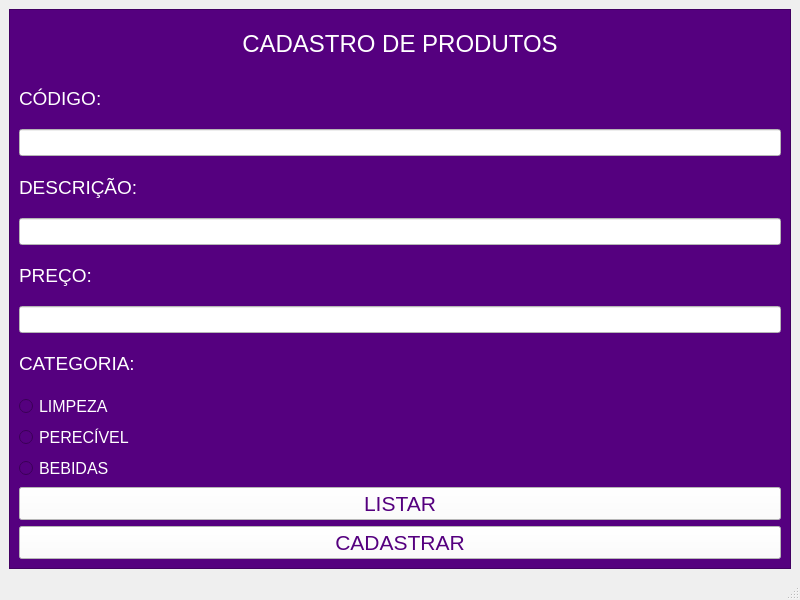
<?xml version="1.0" encoding="UTF-8"?>
<ui version="4.0">
 <class>MainWindow</class>
 <widget class="QMainWindow" name="MainWindow">
  <property name="geometry">
   <rect>
    <x>0</x>
    <y>0</y>
    <width>800</width>
    <height>600</height>
   </rect>
  </property>
  <property name="windowTitle">
   <string>MainWindow</string>
  </property>
  <widget class="QWidget" name="centralwidget">
   <layout class="QVBoxLayout" name="verticalLayout">
    <item>
     <widget class="QFrame" name="frame">
      <property name="styleSheet">
       <string notr="true">color: rgb(255, 255, 255);
background-color: rgb(85, 0, 127);</string>
      </property>
      <property name="frameShape">
       <enum>QFrame::StyledPanel</enum>
      </property>
      <property name="frameShadow">
       <enum>QFrame::Raised</enum>
      </property>
      <layout class="QVBoxLayout" name="verticalLayout_2">
       <item>
        <widget class="QLabel" name="label">
         <property name="sizePolicy">
          <sizepolicy hsizetype="Minimum" vsizetype="Preferred">
           <horstretch>0</horstretch>
           <verstretch>0</verstretch>
          </sizepolicy>
         </property>
         <property name="font">
          <font>
           <pointsize>18</pointsize>
          </font>
         </property>
         <property name="text">
          <string>CADASTRO DE PRODUTOS</string>
         </property>
         <property name="alignment">
          <set>Qt::AlignCenter</set>
         </property>
        </widget>
       </item>
       <item>
        <widget class="QLabel" name="label_2">
         <property name="font">
          <font>
           <pointsize>14</pointsize>
          </font>
         </property>
         <property name="text">
          <string>CÓDIGO:</string>
         </property>
         <property name="alignment">
          <set>Qt::AlignLeading|Qt::AlignLeft|Qt::AlignVCenter</set>
         </property>
        </widget>
       </item>
       <item>
        <widget class="QLineEdit" name="codigo">
         <property name="font">
          <font>
           <pointsize>12</pointsize>
          </font>
         </property>
         <property name="styleSheet">
          <string notr="true">color: rgb(85, 0, 127);
background-color: rgb(255, 255, 255);</string>
         </property>
        </widget>
       </item>
       <item>
        <widget class="QLabel" name="label_3">
         <property name="font">
          <font>
           <pointsize>14</pointsize>
          </font>
         </property>
         <property name="text">
          <string>DESCRIÇÃO:</string>
         </property>
         <property name="alignment">
          <set>Qt::AlignLeading|Qt::AlignLeft|Qt::AlignVCenter</set>
         </property>
        </widget>
       </item>
       <item>
        <widget class="QLineEdit" name="descricao">
         <property name="font">
          <font>
           <pointsize>12</pointsize>
          </font>
         </property>
         <property name="styleSheet">
          <string notr="true">color: rgb(85, 0, 127);
background-color: rgb(255, 255, 255);</string>
         </property>
        </widget>
       </item>
       <item>
        <widget class="QLabel" name="label_4">
         <property name="font">
          <font>
           <pointsize>14</pointsize>
          </font>
         </property>
         <property name="text">
          <string>PREÇO:</string>
         </property>
         <property name="alignment">
          <set>Qt::AlignLeading|Qt::AlignLeft|Qt::AlignVCenter</set>
         </property>
        </widget>
       </item>
       <item>
        <widget class="QLineEdit" name="preco">
         <property name="font">
          <font>
           <pointsize>12</pointsize>
          </font>
         </property>
         <property name="styleSheet">
          <string notr="true">color: rgb(85, 0, 127);
background-color: rgb(255, 255, 255);</string>
         </property>
        </widget>
       </item>
       <item>
        <widget class="QLabel" name="label_5">
         <property name="font">
          <font>
           <pointsize>14</pointsize>
          </font>
         </property>
         <property name="text">
          <string>CATEGORIA:</string>
         </property>
         <property name="alignment">
          <set>Qt::AlignLeading|Qt::AlignLeft|Qt::AlignVCenter</set>
         </property>
        </widget>
       </item>
       <item>
        <widget class="QRadioButton" name="limpeza">
         <property name="font">
          <font>
           <pointsize>12</pointsize>
          </font>
         </property>
         <property name="text">
          <string>LIMPEZA</string>
         </property>
        </widget>
       </item>
       <item>
        <widget class="QRadioButton" name="perecivel">
         <property name="font">
          <font>
           <pointsize>12</pointsize>
          </font>
         </property>
         <property name="text">
          <string>PERECÍVEL</string>
         </property>
        </widget>
       </item>
       <item>
        <widget class="QRadioButton" name="bebida">
         <property name="font">
          <font>
           <pointsize>12</pointsize>
          </font>
         </property>
         <property name="text">
          <string>BEBIDAS</string>
         </property>
        </widget>
       </item>
       <item>
        <widget class="QPushButton" name="listar">
         <property name="font">
          <font>
           <family>MS Shell Dlg 2</family>
           <pointsize>16</pointsize>
           <weight>50</weight>
           <italic>false</italic>
           <bold>false</bold>
          </font>
         </property>
         <property name="styleSheet">
          <string notr="true">background-color: rgb(255, 255, 255);
font: 11pt &quot;MS Shell Dlg 2&quot;;
color: rgb(85, 0, 127);
font: 16pt &quot;MS Shell Dlg 2&quot;;</string>
         </property>
         <property name="text">
          <string>LISTAR</string>
         </property>
        </widget>
       </item>
       <item>
        <widget class="QPushButton" name="cadastrar">
         <property name="font">
          <font>
           <family>MS Shell Dlg 2</family>
           <pointsize>16</pointsize>
           <weight>50</weight>
           <italic>false</italic>
           <bold>false</bold>
          </font>
         </property>
         <property name="styleSheet">
          <string notr="true">background-color: rgb(255, 255, 255);
font: 11pt &quot;MS Shell Dlg 2&quot;;
color: rgb(85, 0, 127);
font: 16pt &quot;MS Shell Dlg 2&quot;;</string>
         </property>
         <property name="text">
          <string>CADASTRAR</string>
         </property>
        </widget>
       </item>
      </layout>
     </widget>
    </item>
   </layout>
  </widget>
  <widget class="QMenuBar" name="menubar">
   <property name="geometry">
    <rect>
     <x>0</x>
     <y>0</y>
     <width>800</width>
     <height>21</height>
    </rect>
   </property>
  </widget>
  <widget class="QStatusBar" name="statusbar"/>
 </widget>
 <resources/>
 <connections/>
</ui>
